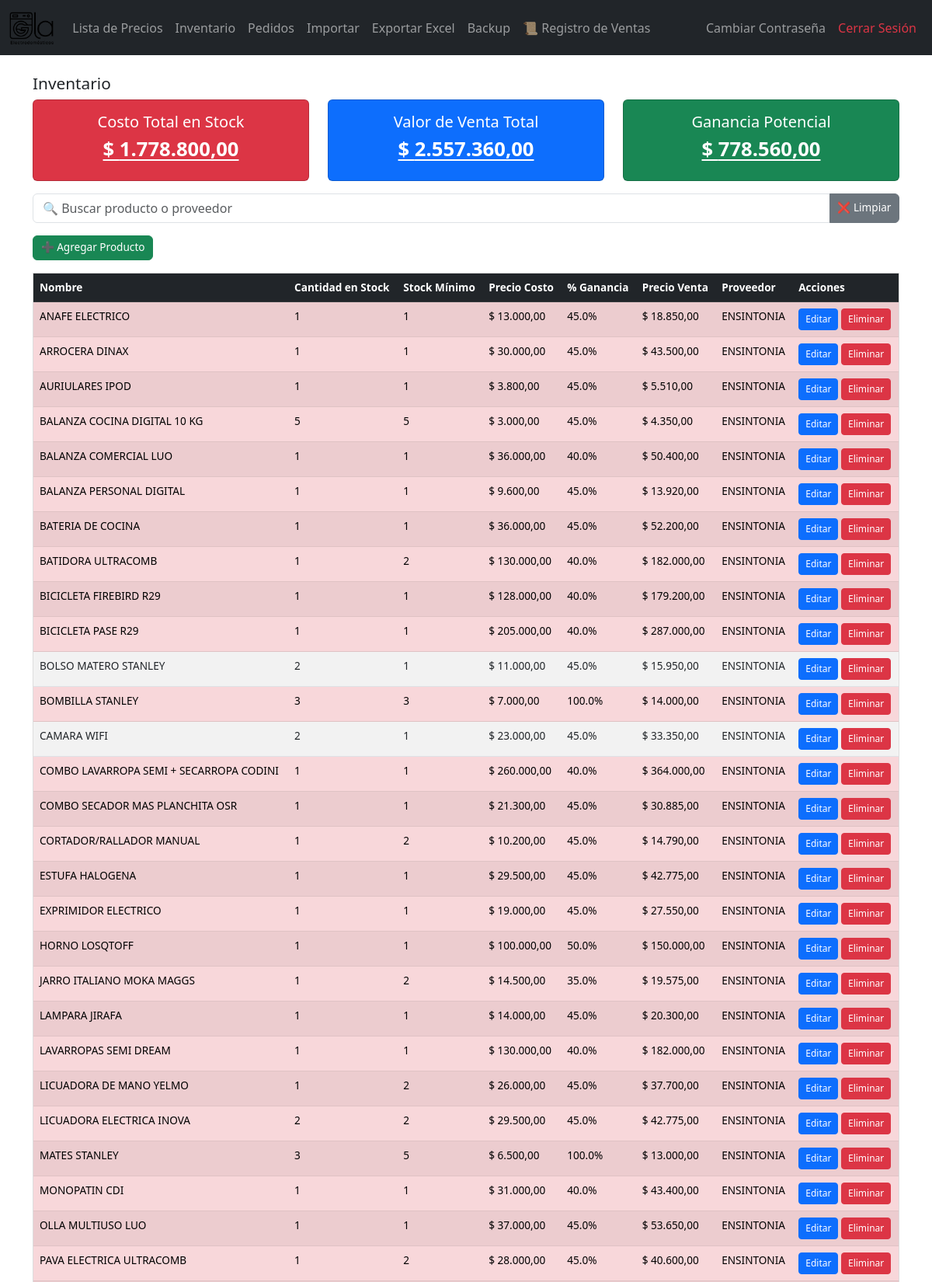
The app's page /inventario (signed in, upper part) with its own data.
### tables this page shows
CREATE TABLE productos (
        id INTEGER PRIMARY KEY AUTOINCREMENT,
        nombre TEXT NOT NULL,
        cantidad INTEGER NOT NULL,
        stock_minimo INTEGER NOT NULL,
        precio_costo REAL NOT NULL,
        proveedor TEXT NOT NULL,
        ganancia REAL DEFAULT 0
    );

### app_negocio.py (the view)
@app.route("/inventario")
def inventario():
    if "usuario" not in session:
        return redirect(url_for("login"))
    q = request.args.get("q", "").lower()
    productos_db = obtener_productos()
    productos = []
    for p in productos_db:
        precio_venta = p["precio_costo"] * (1 + (p["ganancia"] or 0) / 100)
        productos.append({
            "id": p["id"],
            "nombre": p["nombre"],
            "cantidad": p["cantidad"],
            "stock_minimo": p["stock_minimo"],
            "precio_costo": p["precio_costo"],
            "ganancia": p["ganancia"] or 0,
            "precio_venta": precio_venta,
            "proveedor": p["proveedor"]
        })
    if q:
        productos = [p for p in productos if q in p["nombre"].lower() or q in p["proveedor"].lower()]
    total_costo = sum(p["cantidad"] * p["precio_costo"] for p in productos)
    total_venta = sum(p["cantidad"] * p["precio_venta"] for p in productos)
    ganancia = total_venta - total_costo
    return render_template("index.html",
                           productos=productos,
                           query=q,
                           total_costo=total_costo,
                           total_venta=total_venta,
                           ganancia=ganancia)

### app_negocio.py (called while the page is built)
@app.template_filter('precio')
def format_precio(value):
    try:
        return f"{float(value):,.2f}".replace(',', 'X').replace('.', ',').replace('X', '.')
    except:
        return value

def get_connection():
    conn = sqlite3.connect(DB_NAME)
    conn.row_factory = sqlite3.Row
    return conn

def obtener_productos():
    conn = get_connection()
    productos = conn.execute("SELECT * FROM productos ORDER BY LOWER(nombre)").fetchall()
    conn.close()
    return productos

### templates/index.html (shortened to what this page needs)
{% extends "layout.html" %}
{% block content %}
<h2>Inventario</h2>
<div class="row mb-3">
    <div class="col-md-4">
        <div class="card bg-danger text-white text-center">
            <div class="card-body">
                <h5 class="card-title">Costo Total en Stock</h5>
                <h3>$ {{ total_costo|precio }}</h3>
            </div>
        </div>
    </div>
    <div class="col-md-4">
        <div class="card bg-primary text-white text-center">
            <div class="card-body">
                <h5 class="card-title">Valor de Venta Total</h5>
                <h3>$ {{ total_venta|precio }}</h3>
            </div>
        </div>
    </div>
    <div class="col-md-4">
        <div class="card {% if ganancia < 0 %}bg-danger{% else %}bg-success{% endif %} text-white text-center">
            <div class="card-body">
                <h5 class="card-title">Ganancia Potencial</h5>
                <h3>$ {{ ganancia|precio }}</h3>
            </div>
        </div>
    </div>
</div>
<div class="input-group mb-3">
    <input type="text" id="buscador" class="form-control" placeholder="🔍 Buscar producto o proveedor">
    <button type="button" class="btn btn-secondary" onclick="limpiarBusqueda()">❌ Limpiar</button>
</div>
<a href="{{ url_for('agregar') }}" class="btn btn-success mb-3">➕ Agregar Producto</a>
<div style="max-height: 55vh; overflow-y: auto; border: 1px solid #ddd;">
<table class="table table-striped">
<thead class="table-dark" style="position: sticky; top: 0;">
<tr>
  <th>Nombre</th>
  <th>Cantidad en Stock</th>
  <th>Stock Mínimo</th>
  <th>Precio Costo</th>
  <th>% Ganancia</th>
  <th>Precio Venta</th>
  <th>Proveedor</th>
  <th>Acciones</th>
</tr>
</thead>
<tbody>
{% for p in productos %}
<tr class="{% if p['cantidad'] <= p['stock_minimo'] %}table-danger{% endif %}">
  <td>{{ p['nombre'] }}</td>
  <td>{{ p['cantidad'] }}</td>
  <td>{{ p['stock_minimo'] }}</td>
  <td>$ {{ p['precio_costo']|precio }}</td>
  <td>{{ p['ganancia'] }}%</td>
  <td>$ {{ p['precio_venta']|precio }}</td>
  <td>{{ p['proveedor'] }}</td>
  <td>
    <a href="{{ url_for('editar', id=p['id']) }}" class="btn btn-sm btn-primary">Editar</a>
    <a href="{{ url_for('eliminar', id=p['id']) }}" class="btn btn-sm btn-danger" onclick="return confirm('¿Eliminar este producto?')">Eliminar</a>
  </td>
</tr>
{% endfor %}
</tbody>
</table>
</div>
{% endblock %}

### templates/layout.html (style rules this page uses)
@media (min-width: 992px) { table { font-size: 0.85rem; } }
@media (min-width: 992px) { table th, table td { padding: 0.4rem 0.6rem; } }
@media (min-width: 992px) { h2 { font-size: 1.3rem; } }
@media (min-width: 992px) { h3 { font-size: 1.6rem; text-decoration: underline; text-underline-offset: 4px; font-weight: bold; text-align: center; } }
@media (min-width: 992px) { .btn { font-size: 0.85rem !important; padding: 0.3rem 0.6rem !important; } }
@media (min-width: 992px) { .btn-sm { font-size: 0.75rem !important; padding: 0.25rem 0.5rem !important; } }
h3 { text-decoration: underline; text-underline-offset: 4px; font-weight: bold; text-align: center; }

### records on screen
productos: nombre "ANAFE ELECTRICO", cantidad "1", stock_minimo "1", precio_costo|precio "13.000,00", ganancia "45.0", precio_venta|precio "18.850,00", proveedor "ENSINTONIA"
productos: nombre "ARROCERA DINAX", cantidad "1", stock_minimo "1", precio_costo|precio "30.000,00", ganancia "45.0", precio_venta|precio "43.500,00", proveedor "ENSINTONIA"
productos: nombre "AURIULARES IPOD", cantidad "1", stock_minimo "1", precio_costo|precio "3.800,00", ganancia "45.0", precio_venta|precio "5.510,00", proveedor "ENSINTONIA"
productos: nombre "BALANZA COCINA DIGITAL 10 KG", cantidad "5", stock_minimo "5", precio_costo|precio "3.000,00", ganancia "45.0", precio_venta|precio "4.350,00", proveedor "ENSINTONIA"
productos: nombre "BALANZA COMERCIAL LUO", cantidad "1", stock_minimo "1", precio_costo|precio "36.000,00", ganancia "40.0", precio_venta|precio "50.400,00", proveedor "ENSINTONIA"
productos: nombre "BALANZA PERSONAL DIGITAL", cantidad "1", stock_minimo "1", precio_costo|precio "9.600,00", ganancia "45.0", precio_venta|precio "13.920,00", proveedor "ENSINTONIA"
productos: nombre "BATERIA DE COCINA", cantidad "1", stock_minimo "1", precio_costo|precio "36.000,00", ganancia "45.0", precio_venta|precio "52.200,00", proveedor "ENSINTONIA"
productos: nombre "BATIDORA ULTRACOMB", cantidad "1", stock_minimo "2", precio_costo|precio "130.000,00", ganancia "40.0", precio_venta|precio "182.000,00", proveedor "ENSINTONIA"
productos: nombre "BICICLETA FIREBIRD R29", cantidad "1", stock_minimo "1", precio_costo|precio "128.000,00", ganancia "40.0", precio_venta|precio "179.200,00", proveedor "ENSINTONIA"
productos: nombre "BICICLETA PASE R29", cantidad "1", stock_minimo "1", precio_costo|precio "205.000,00", ganancia "40.0", precio_venta|precio "287.000,00", proveedor "ENSINTONIA"
productos: nombre "BOLSO MATERO STANLEY", cantidad "2", stock_minimo "1", precio_costo|precio "11.000,00", ganancia "45.0", precio_venta|precio "15.950,00", proveedor "ENSINTONIA"
productos: nombre "BOMBILLA STANLEY", cantidad "3", stock_minimo "3", precio_costo|precio "7.000,00", ganancia "100.0", precio_venta|precio "14.000,00", proveedor "ENSINTONIA"
productos: nombre "CAMARA WIFI", cantidad "2", stock_minimo "1", precio_costo|precio "23.000,00", ganancia "45.0", precio_venta|precio "33.350,00", proveedor "ENSINTONIA"
productos: nombre "COMBO LAVARROPA SEMI + SECARROPA CODINI", cantidad "1", stock_minimo "1", precio_costo|precio "260.000,00", ganancia "40.0", precio_venta|precio "364.000,00", proveedor "ENSINTONIA"
productos: nombre "COMBO SECADOR MAS PLANCHITA OSR", cantidad "1", stock_minimo "1", precio_costo|precio "21.300,00", ganancia "45.0", precio_venta|precio "30.885,00", proveedor "ENSINTONIA"
productos: nombre "CORTADOR/RALLADOR MANUAL", cantidad "1", stock_minimo "2", precio_costo|precio "10.200,00", ganancia "45.0", precio_venta|precio "14.790,00", proveedor "ENSINTONIA"
productos: nombre "ESTUFA HALOGENA", cantidad "1", stock_minimo "1", precio_costo|precio "29.500,00", ganancia "45.0", precio_venta|precio "42.775,00", proveedor "ENSINTONIA"
productos: nombre "EXPRIMIDOR ELECTRICO", cantidad "1", stock_minimo "1", precio_costo|precio "19.000,00", ganancia "45.0", precio_venta|precio "27.550,00", proveedor "ENSINTONIA"
productos: nombre "HORNO LOSQTOFF", cantidad "1", stock_minimo "1", precio_costo|precio "100.000,00", ganancia "50.0", precio_venta|precio "150.000,00", proveedor "ENSINTONIA"
productos: nombre "JARRO ITALIANO MOKA MAGGS", cantidad "1", stock_minimo "2", precio_costo|precio "14.500,00", ganancia "35.0", precio_venta|precio "19.575,00", proveedor "ENSINTONIA"
productos: nombre "LAMPARA JIRAFA", cantidad "1", stock_minimo "1", precio_costo|precio "14.000,00", ganancia "45.0", precio_venta|precio "20.300,00", proveedor "ENSINTONIA"
productos: nombre "LAVARROPAS SEMI DREAM", cantidad "1", stock_minimo "1", precio_costo|precio "130.000,00", ganancia "40.0", precio_venta|precio "182.000,00", proveedor "ENSINTONIA"
productos: nombre "LICUADORA DE MANO YELMO", cantidad "1", stock_minimo "2", precio_costo|precio "26.000,00", ganancia "45.0", precio_venta|precio "37.700,00", proveedor "ENSINTONIA"
productos: nombre "LICUADORA ELECTRICA INOVA", cantidad "2", stock_minimo "2", precio_costo|precio "29.500,00", ganancia "45.0", precio_venta|precio "42.775,00", proveedor "ENSINTONIA"
productos: nombre "MATES STANLEY", cantidad "3", stock_minimo "5", precio_costo|precio "6.500,00", ganancia "100.0", precio_venta|precio "13.000,00", proveedor "ENSINTONIA"
productos: nombre "MONOPATIN CDI", cantidad "1", stock_minimo "1", precio_costo|precio "31.000,00", ganancia "40.0", precio_venta|precio "43.400,00", proveedor "ENSINTONIA"
productos: nombre "OLLA MULTIUSO LUO", cantidad "1", stock_minimo "1", precio_costo|precio "37.000,00", ganancia "45.0", precio_venta|precio "53.650,00", proveedor "ENSINTONIA"
productos: nombre "PAVA ELECTRICA ULTRACOMB", cantidad "1", stock_minimo "2", precio_costo|precio "28.000,00", ganancia "45.0", precio_venta|precio "40.600,00", proveedor "ENSINTONIA"

### other values on screen
{{ total_costo|precio }} "1.778.800,00"
{{ total_venta|precio }} "2.557.360,00"
{{ ganancia|precio }} "778.560,00"
